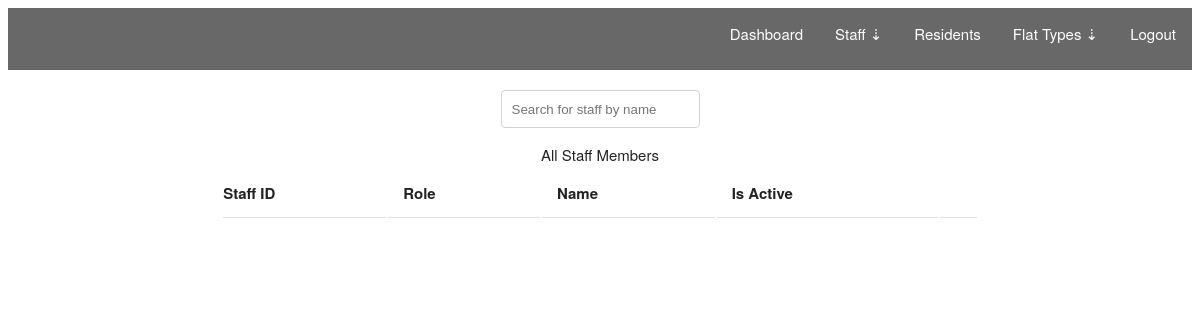
Before: /admin/all_staff (signed in) with the older database file.
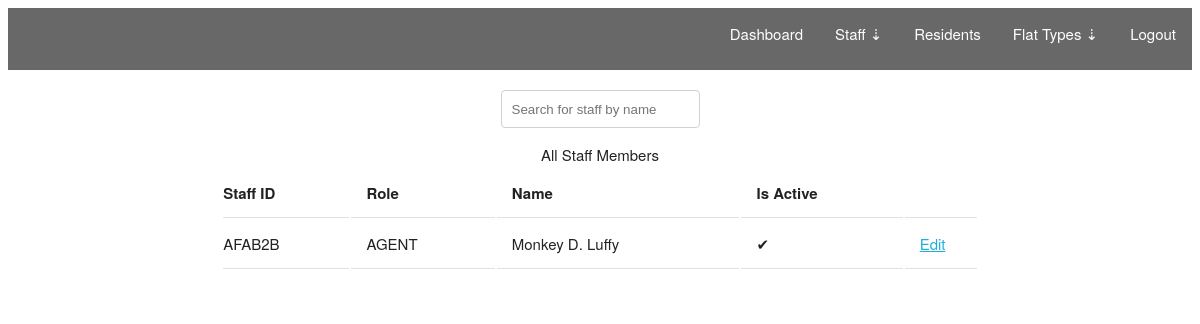
After: the same page with the newer database file.
### estate/models.py (models this page shows, shortened)
class User(UserMixin, db.Model):
    __tablename__ = 'users'
    id = db.Column(db.Integer, primary_key=True)
    user_tag = db.Column(db.String(64), unique=True)
    password_hash = db.Column(db.String(128))
    fullname = db.Column(db.String(128))
    email = db.Column(db.String(128))
    number = db.Column(db.String(64))
    is_active = db.Column(db.BOOLEAN)
    is_staff = db.Column(db.BOOLEAN, default=False)
    joined_date = db.Column(db.DateTime, default=datetime.now())
    lease_duration = db.Column(db.Integer)
    lease_expiry = db.Column(db.DateTime)
    lease_start = db.Column(db.DateTime)
    @property
    def password(self):
        raise AttributeError('PROPERTY NOT ACCESSIBLE')
    role_id = db.Column(db.Integer, db.ForeignKey('roles.id'), name='fk_user_role_id')
    payments = db.relationship('Payment', backref='resident', lazy='dynamic')
    flattype_id = db.Column(db.Integer, db.ForeignKey('flattypes.id'), name='fk_resident_flattype_id')
    def get_users(role: str) -> list:
        if role == 'staff':
            return User.query.filter_by(is_staff=True)
        ids = {'resident': 1, 'agent': 2, 'cleaner': 3}
        return User.query.filter_by(role_id=ids[role])

class Role(db.Model):
    __tablename__ = 'roles'
    id = db.Column(db.Integer, primary_key=True)
    name = db.Column(db.String(64), unique=True)
    users = db.relationship('User', backref='role', lazy='dynamic')

### estate/blueprints/admin/views.py (the view)
@admin.route('/admin/all_staff')
@login_required
@admin_required
def all_staff():
    page = request.args.get('page', 1, type=int)
    staffs = User.get_users('staff').order_by(User.is_active.desc())
    return render_template('admin/all_staff.html', staffs=staffs)

### estate/models.py (called while the page is built)
@login_manager.user_loader
def load_user(user_id):
    return User.query.get(user_id)

### estate/templates/admin/all_staff.html (shortened to what this page needs)
{% extends "base.html" %}
{% block content %}
<header>
    {% include 'partials/admin_nav.html' %}
</header>
<div class="container">
    <div class="container">
        <div class="search-div">
            <input type="text" onkeyup="search()" placeholder="Search for staff by name" id="searchBtn">
        </div>
        <table class="u-full-width staff">
            <caption>All Staff Members</caption>
            <thead>
                <tr>
                    <th>Staff ID</th>
                    <th>Role</th>
                    <th>Name</th>
                    <th>Is Active</th>
                    <th></th>
                </tr>
            </thead>
            <tbody>
                {% for staff in staffs %}
                <tr class="{{ staff.fullname }}">
                    <td>{{ staff.user_tag }}</td>
                    <td>{{ staff.role.name }}</td>
                    <td>{{ staff.fullname }}</td>
                    {% if staff.is_active %}
                    <td>✔</td>
                    {% else %}
                    <td>❌</td>
                    {% endif %}
                    <td><a href="{{ url_for('.edit_staff', id=staff.id) }}">Edit</a></td>
                </tr>
                {% endfor %}
            </tbody>
        </table>
    </div>
</div>
{% endblock %}

Changed rows visible on the page:
added User: user_tag "AFAB2B", role.name "AGENT", fullname "Monkey D. Luffy"
